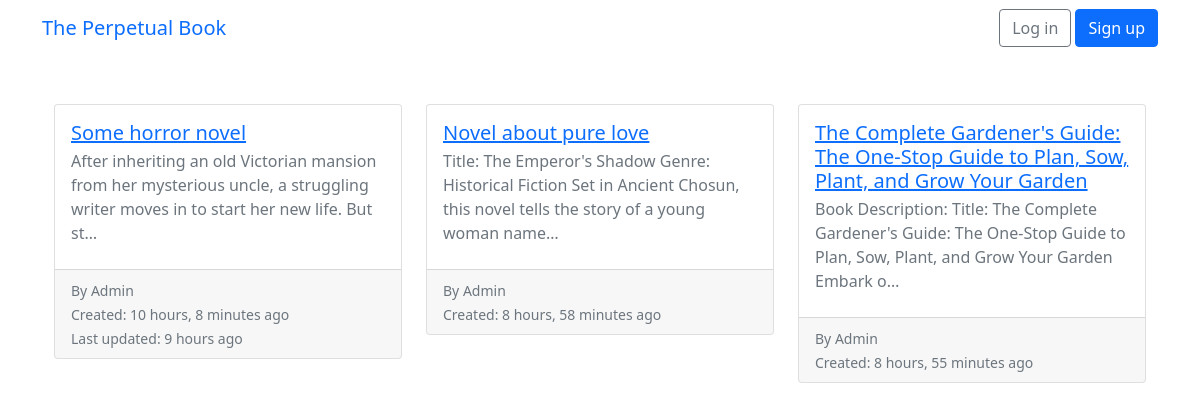
Before: / with the older database file.
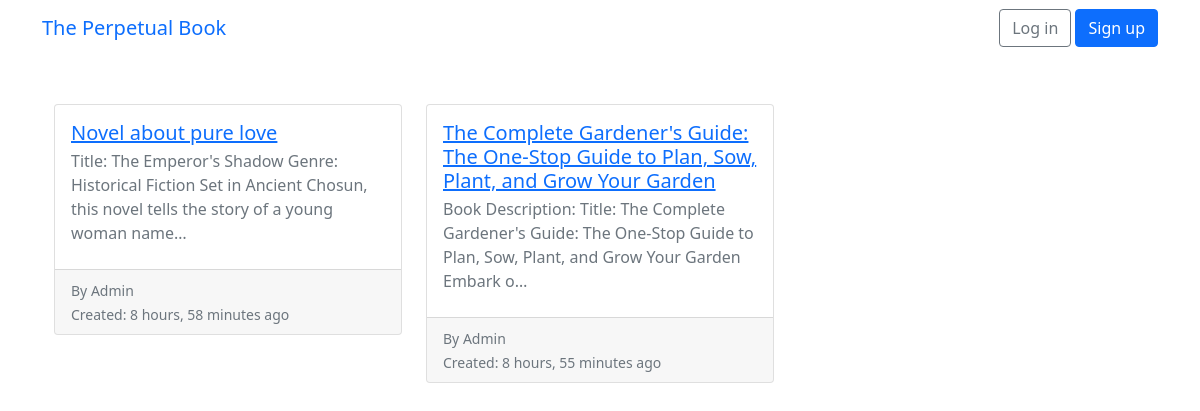
After: the same page with the newer database file.
### books/models.py (models this page shows)
class Book(models.Model):
    title = models.CharField(max_length=1024)
    gpt_name = models.CharField(max_length=1024)
    meta_prompt = models.TextField()
    initial_prompt = models.TextField()
    outline_prompt = models.TextField(blank=True)
    description = models.TextField(blank=True)
    outline = models.TextField(blank=True)
    created_at = models.DateTimeField(default=timezone.now)
    created_by = models.ForeignKey(User, on_delete=models.SET_NULL, null=True, blank=True)
    updated_at = models.DateTimeField(null=True, blank=True)
    updated_by = models.ForeignKey(User, on_delete=models.SET_NULL, null=True, blank=True, related_name="updated_books")

### books/views.py (the view)
# urls.py: 2. Add a URL to urlpatterns:  path('', views.home, name='home')
def home(request):
    books = Book.objects.all()
    return render(request, 'home.html', {'books': books, 'user': request.user})

### templates/home.html (shortened to what this page needs)
{% extends 'base.html' %}
{% load static %}
{% block content %}
<div class="container">
    <div class="row row-cols-1 row-cols-md-3">
    {% for book in books %}
        <div class="col mb-4">
        <div class="card">
            <div class="card-body">
                <h5 class="card-title"><a href="{% url 'browse_book' book.id %}">{{ book.title }}</a></h5>
                <p class="card-subtitle mb-2 text-muted" >
                    {{ book.description|truncatechars:128 }}
                </p>
            </div>
            <div class="card-footer">
                <p class="card-text">
                    <small class="text-muted">
                        By {{ book.created_by.username|title }}
                        <br/>
                        Created: {{ book.created_at|timesince }} ago
                        {% if book.updated_at %}
                        <br/> Last updated: {{ book.updated_at|timesince }} ago
                        {% endif %}
                    </small>
                </p>
            </div>
        </div>
        </div>
    {% endfor %}
    </div>
</div>
{% endblock %}

### templates/base.html (shortened to what this page needs)
{% load static %}
<!DOCTYPE html>
<html>
  <head>
    <link href="https://cdn.jsdelivr.net/npm/bootstrap@5.0.0/dist/css/bootstrap.min.css" rel="stylesheet" >
  </head>
  <body>
    {% block body %}
    <nav class="navbar navbar-expand-sm">
      <div class="container">
        <a class="navbar-brand" href="{% url 'home' %}">The Perpetual Book</a>
        <div class="dropdown">
          {% if user.is_authenticated %}
            <button class="btn dropdown-toggle" type="button" id="dropdownMenuButton1" data-bs-toggle="dropdown" aria-expanded="false">
              {{ user.username }}
            </button>
            <ul class="dropdown-menu" aria-labelledby="dropdownMenuButton1">
              {% if user.is_superuser %}
                <li><a class="dropdown-item" style="color:red" href="{% url 'new_book' %}">Create a new book</a></li>
              {% endif %}
              <li><a class="dropdown-item" href="{% url 'password_change' %}">Change password</a></li>
              <li><a class="dropdown-item" href="{% url 'logout' %}">Log out</a></li>
            </ul>
          {% else %}
          <form class="form-inline ml-auto">
              <a href="{% url 'login' %}" class="btn btn-outline-secondary">Log in</a>
              <a href="{% url 'signup' %}" class="btn btn-primary ml-2">Sign up</a>
            </form>
          {% endif %}
        </div>
      </div>
    </nav>
    <div class="container">
      {% block content %}
      {% endblock %}
    </div>
    {% endblock %}
  </body>
</html>

Changed rows visible on the page:
removed Book: title "Some horror novel", description "After inheriting an old Victorian mansion from her mysterious uncle, a struggling writer moves in to start her new life. But st…", created_by.username "Admin", created_at "10 hours, 8 minutes", updated_at "9 hours"
